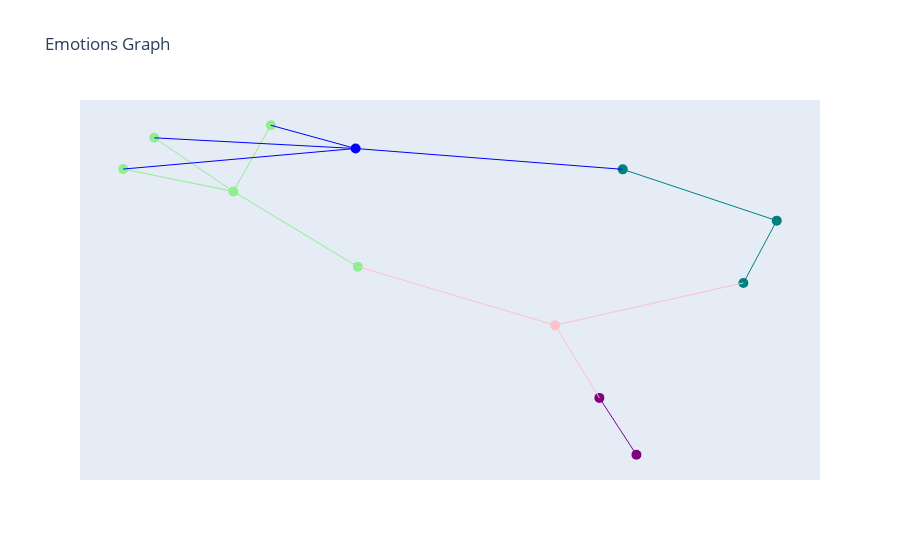

Notebook code for this chart:
### Code cell
import textwrap

fig = go.Figure()

node_positions = {}

for node, position in pos.items():
    x, y = position  

    color = G.nodes[node]['color']  
    hover = G.nodes[node]['hover']
    hover = '<br>'.join(textwrap.wrap(hover,width=50))
    try:
        emotion = G.nodes[node]['emotion']
    except KeyError:
        try:
            gender = G.nodes[node]['gender']
        except KeyError:
            continue
    node_type = G.nodes[node]['type']

    if node_type == 'utterance':
        fig.add_trace(go.Scatter(x=[x], y=[y], marker=dict(size=10,color=color), hovertext=hover, name=emotion, hovertemplate=hover))
    else:
        fig.add_trace(go.Scatter(x=[x], y=[y], marker=dict(size=10,color=color), hovertext=hover, name=node_type, hovertemplate=hover))


for edge in G.edges():
    color = G.edges[edge]['color']
    x0, y0 = pos[edge[0]]
    x1, y1 = pos[edge[1]]
    fig.add_trace(go.Scatter(x=[x0, x1], y=[y0, y1], mode='lines', line=dict(width=1,color=color), name='Edge'))

fig.update_layout(showlegend=False, title='Emotions Graph')

fig.update_layout(xaxis=dict(showgrid=False, zeroline=False, showticklabels=False),
                  yaxis=dict(showgrid=False, zeroline=False, showticklabels=False))

fig.show()

### Figure 1 — Plotly figure (JSON) as saved in the notebook; plotly's stock layout.template omitted (floating-point values rounded to 4 significant figures)
{"data": [{"hovertemplate": "neutral", "hovertext": "neutral", "marker": {"color": "lightgreen", "size": 10}, "name": "emotion", "type": "scatter", "x": [-0.2667], "y": [0.2306]}, {"hovertemplate": "joy", "hovertext": "joy", "marker": {"color": "purple", "size": 10}, "name": "emotion", "type": "scatter", "x": [0.2241], "y": [-1]}, {"hovertemplate": "sadness", "hovertext": "sadness", "marker": {"color": "teal", "size": 10}, "name": "emotion", "type": "scatter", "x": [0.395], "y": [0.09428]}, {"hovertemplate": "female", "hovertext": "female", "marker": {"color": "pink", "size": 10}, "name": "gender", "type": "scatter", "x": [0.125], "y": [-0.3945]}, {"hovertemplate": "male", "hovertext": "male", "marker": {"color": "blue", "size": 10}, "name": "gender", "type": "scatter", "x": [-0.1179], "y": [0.4314]}, {"hovertemplate": "Although, I might need some convincing.", "hovertext": "Although, I might need some convincing.", "marker": {"color": "lightgreen", "size": 10}, "name": "neutral", "type": "scatter", "x": [-0.1152], "y": [-0.1212]}, {"hovertemplate": "Yes! That I know, this is from White Plains.", "hovertext": "Yes! That I know, this is from White Plains.", "marker": {"color": "purple", "size": 10}, "name": "joy", "type": "scatter", "x": [0.179], "y": [-0.7342]}, {"hovertemplate": "Plus it sounds really great.", "hovertext": "Plus it sounds really great.", "marker": {"color": "lightgreen", "size": 10}, "name": "neutral", "type": "scatter", "x": [-0.4008], "y": [0.3353]}, {"hovertemplate": "I mean we work together, so nothing could really<br>ever happen between us, and what I would love is<br>just to go to work on Monday, and-and never talk<br>about this again, okay?", "hovertext": "I mean we work together, so nothing could really<br>ever happen between us, and what I would love is<br>just to go to work on Monday, and-and never talk<br>about this again, okay?", "marker": {"color": "teal", "size": 10}, "name": "sadness", "type": "scatter", "x": [0.3543], "y": [-0.197]}, {"hovertemplate": "It's breast milk.", "hovertext": "It's breast milk.", "marker": {"color": "lightgreen", "size": 10}, "name": "neutral", "type": "scatter", "x": [-0.363], "y": [0.4813]}, {"hovertemplate": "Y'know what?", "hovertext": "Y'know what?", "marker": {"color": "lightgreen", "size": 10}, "name": "neutral", "type": "scatter", "x": [-0.2211], "y": [0.5401]}, {"hovertemplate": "It-it would really help me out if you guys were<br>here to make me look good.", "hovertext": "It-it would really help me out if you guys were<br>here to make me look good.", "marker": {"color": "teal", "size": 10}, "name": "sadness", "type": "scatter", "x": [0.2074], "y": [0.334]}, {"line": {"color": "lightgreen", "width": 1}, "mode": "lines", "name": "Edge", "type": "scatter", "x": [-0.2667, -0.1152], "y": [0.2306, -0.1212]}, {"line": {"color": "lightgreen", "width": 1}, "mode": "lines", "name": "Edge", "type": "scatter", "x": [-0.2667, -0.4008], "y": [0.2306, 0.3353]}, {"line": {"color": "lightgreen", "width": 1}, "mode": "lines", "name": "Edge", "type": "scatter", "x": [-0.2667, -0.363], "y": [0.2306, 0.4813]}, {"line": {"color": "lightgreen", "width": 1}, "mode": "lines", "name": "Edge", "type": "scatter", "x": [-0.2667, -0.2211], "y": [0.2306, 0.5401]}, {"line": {"color": "purple", "width": 1}, "mode": "lines", "name": "Edge", "type": "scatter", "x": [0.2241, 0.179], "y": [-1, -0.7342]}, {"line": {"color": "teal", "width": 1}, "mode": "lines", "name": "Edge", "type": "scatter", "x": [0.395, 0.3543], "y": [0.09428, -0.197]}, {"line": {"color": "teal", "width": 1}, "mode": "lines", "name": "Edge", "type": "scatter", "x": [0.395, 0.2074], "y": [0.09428, 0.334]}, {"line": {"color": "pink", "width": 1}, "mode": "lines", "name": "Edge", "type": "scatter", "x": [0.125, -0.1152], "y": [-0.3945, -0.1212]}, {"line": {"color": "pink", "width": 1}, "mode": "lines", "name": "Edge", "type": "scatter", "x": [0.125, 0.179], "y": [-0.3945, -0.7342]}, {"line": {"color": "pink", "width": 1}, "mode": "lines", "name": "Edge", "type": "scatter", "x": [0.125, 0.3543], "y": [-0.3945, -0.197]}, {"line": {"color": "blue", "width": 1}, "mode": "lines", "name": "Edge", "type": "scatter", "x": [-0.1179, -0.4008], "y": [0.4314, 0.3353]}, {"line": {"color": "blue", "width": 1}, "mode": "lines", "name": "Edge", "type": "scatter", "x": [-0.1179, -0.363], "y": [0.4314, 0.4813]}, {"line": {"color": "blue", "width": 1}, "mode": "lines", "name": "Edge", "type": "scatter", "x": [-0.1179, -0.2211], "y": [0.4314, 0.5401]}, {"line": {"color": "blue", "width": 1}, "mode": "lines", "name": "Edge", "type": "scatter", "x": [-0.1179, 0.2074], "y": [0.4314, 0.334]}], "layout": {"showlegend": false, "title": {"text": "Emotions Graph"}, "xaxis": {"showgrid": false, "showticklabels": false, "zeroline": false}, "yaxis": {"showgrid": false, "showticklabels": false, "zeroline": false}}}
